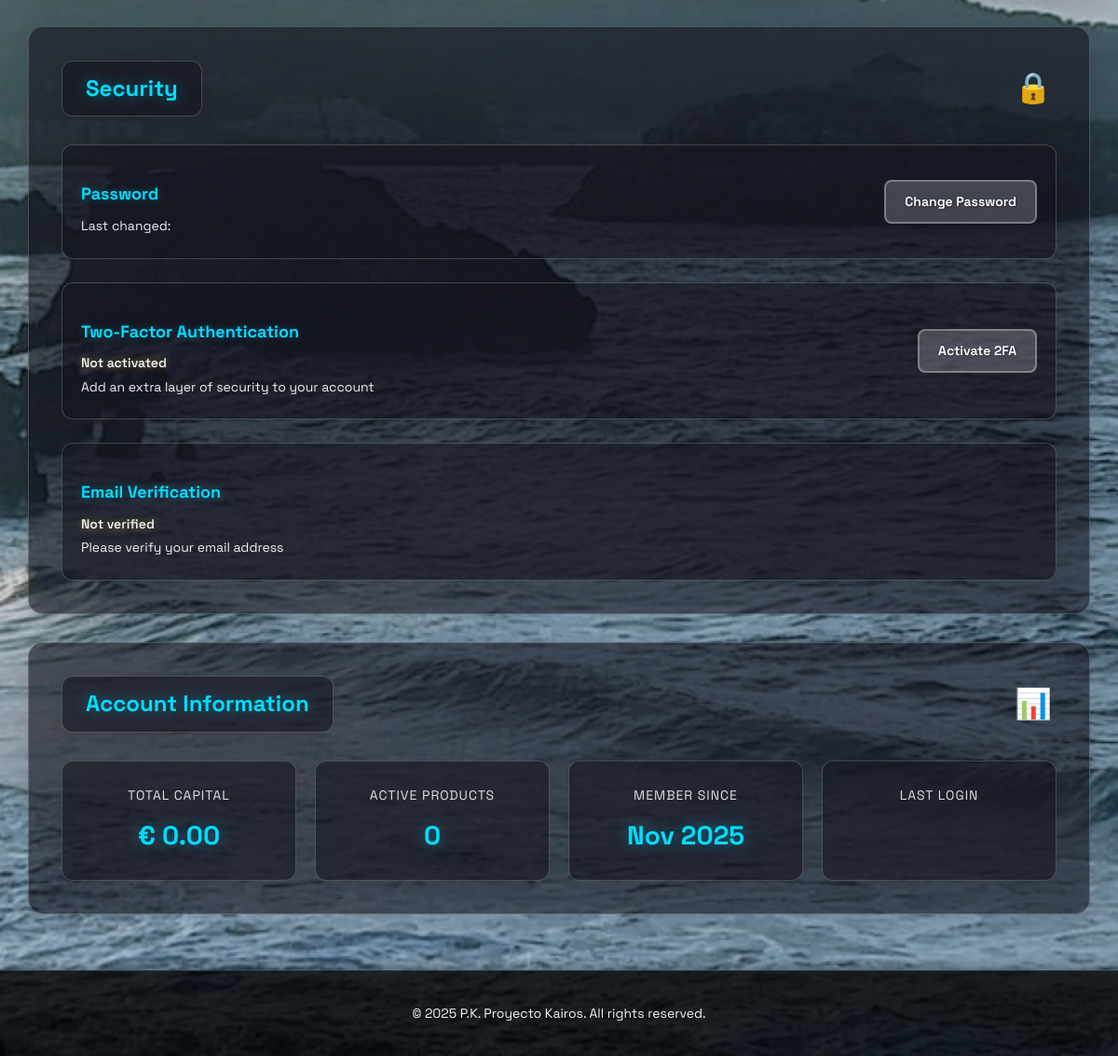
The app's page /perfil/ (signed in, lower part), older data.
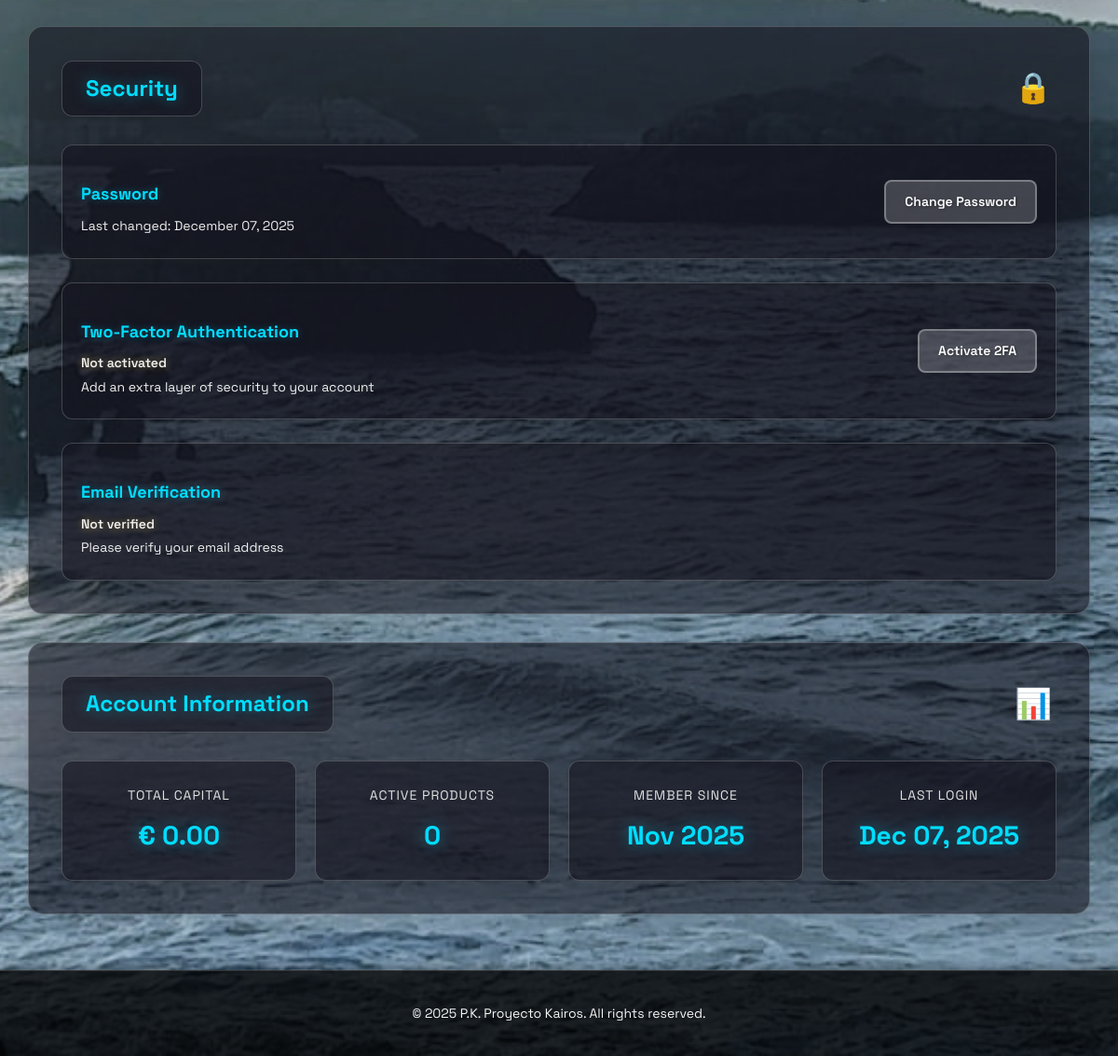
The same page, newer data.
### appKairos/models.py (models this page shows, shortened)
class Usuario(AbstractUser):
    email = models.EmailField(
        unique=True,
        db_index=True,
        verbose_name='Email',
        help_text='Email del usuario (usado para login)'
    )
    telefono = models.CharField(max_length=20, blank=True, null=True)
    fecha_registro = models.DateTimeField(auto_now_add=True)
    capital_total = models.DecimalField(
        max_digits=12,
        decimal_places=2,
        default=0,
        help_text="Capital total del usuario en euros"
    )
    email_verificado = models.BooleanField(
        default=False,
        help_text="Indica si el usuario ha verificado su email"
    )
    fecha_verificacion_email = models.DateTimeField(
        null=True,
        blank=True,
        help_text="Fecha en que se verificó el email"
    )
    tiene_2fa_activo = models.BooleanField(
        default=False,
        help_text="Indica si el usuario tiene activada la autenticación de dos factores"
    )
    secreto_2fa = models.CharField(
        max_length=32,
        blank=True,
        null=True,
        help_text="Secreto para generar códigos TOTP"
    )
    fecha_activacion_2fa = models.DateTimeField(
        null=True,
        blank=True,
        help_text="Fecha en que se activó 2FA"
    )
    codigos_respaldo_2fa = models.TextField(
        blank=True,
        null=True,
        help_text="Códigos de respaldo encriptados para 2FA (separados por comas)"
    )
    USERNAME_FIELD = 'email'
    REQUIRED_FIELDS = ['username']  # username será opcional pero requerido por AbstractUser
    class Meta:
        verbose_name = 'Usuario'
        verbose_name_plural = 'Usuarios'

### appKairos/views.py (the view)
# urls.py: path('perfil/', views.perfil_view, name='perfil'),
@login_required
def perfil_view(request):
    if request.method == 'POST':
        form = ActualizarPerfilForm(request.POST, instance=request.user)
        if form.is_valid():
            form.save()
            messages.success(request, 'Perfil actualizado exitosamente.')
            return redirect('appKairos:perfil')
    else:
        qr_code_base64 = None
        form = ActualizarPerfilForm(instance=request.user)
    return render(request, 'perfil.html', {'form': form})

### appKairos/templates/perfil.html (shortened to what this page needs)
{% extends 'base.html' %}
{% load static %}
{% block extra_css %}
<link rel="stylesheet" href="{% static 'css/perfil.css' %}">
<link rel="stylesheet" href="{% static 'css/styles.css' %}">
{% endblock %}
{% block content %}
<main class="perfil-main">
  <div class="perfil-container">
    <div class="perfil-grid">
      <section class="perfil-section">
        <div class="section-header">
          <h2>Security</h2>
          <span class="section-icon">🔒</span>
        </div>
        <div class="security-info">
          <div class="security-item">
            <div class="security-item-content">
              <h3>Password</h3>
              <p>Last changed: {{ user.last_login|date:"F d, Y" }}</p>
            </div>
            <a href="{% url 'appKairos:cambiar_password' %}" class="btn-secondary">Change Password</a>
          </div>
          <div class="security-item">
            <div class="security-item-content">
              <h3>Two-Factor Authentication</h3>
              {% if user.tiene_2fa_activo %}
                <p class="status-active">✓ Active</p>
                <p class="status-date">Activated on {{ user.fecha_activacion_2fa|date:"F d, Y" }}</p>
              {% else %}
                <p class="status-inactive">Not activated</p>
                <p>Add an extra layer of security to your account</p>
              {% endif %}
            </div>
            {% if user.tiene_2fa_activo %}
              <form method="POST" action="{% url 'appKairos:desactivar_2fa' %}" onsubmit="return confirm('Are you sure you want to disable 2FA?');">
                {% csrf_token %}
                <button type="submit" class="btn-danger">Disable 2FA</button>
              </form>
            {% else %}
              <a href="{% url 'appKairos:activar_2fa' %}" class="btn-secondary">Activate 2FA</a>
            {% endif %}
          </div>
          <div class="security-item">
            <div class="security-item-content">
              <h3>Email Verification</h3>
              {% if user.email_verificado %}
                <p class="status-active">✓ Verified</p>
                <p class="status-date">Verified on {{ user.fecha_verificacion_email|date:"F d, Y" }}</p>
              {% else %}
                <p class="status-inactive">Not verified</p>
                <p>Please verify your email address</p>
              {% endif %}
            </div>
          </div>
        </div>
      </section>
      <section class="perfil-section">
        <div class="section-header">
          <h2>Account Information</h2>
          <span class="section-icon">📊</span>
        </div>
        <div class="account-stats">
          <div class="stat-card">
            <div class="stat-label">Total Capital</div>
            <div class="stat-value">€ {{ user.capital_total|floatformat:2 }}</div>
          </div>
          <div class="stat-card">
            <div class="stat-label">Active Products</div>
            <div class="stat-value">{{ user.productos_contratados.count }}</div>
          </div>
          <div class="stat-card">
            <div class="stat-label">Member Since</div>
            <div class="stat-value">{{ user.fecha_registro|date:"M Y" }}</div>
          </div>
          <div class="stat-card">
            <div class="stat-label">Last Login</div>
            <div class="stat-value">{{ user.last_login|date:"M d, Y" }}</div>
          </div>
        </div>
      </section>
    </div>
  </div>
</main>
<footer>
  <p>© 2025 P.K. Proyecto Kairos. All rights reserved.</p>
</footer>
{% endblock %}

### appKairos/templates/base.html (shortened to what this page needs)
{% load static %}
<!DOCTYPE html>
<html lang="en">
<head>
    <link rel="stylesheet" href="{% static 'css/headerfooter.css' %}?v=final2">
    {% block extra_css %}{% endblock %}
</head>
<body>
    {% block content %}{% endblock %}
</body>
</html>

### appKairos/static/css/headerfooter.css (style rules this page uses)
footer { text-align: center; padding: 30px 20px; background: #0a0a0a; color: #888; font-size: 14px; margin-top: 60px; border-top: 1px solid #333; text-shadow: 1px 1px 3px rgba(0, 0, 0, 0.4); }

### appKairos/static/css/perfil.css (style rules this page uses)
.perfil-main { width: 100%; min-height: 80vh; }
.perfil-container { max-width: 1200px; margin: 0 auto; padding: 0 30px; text-align: center; }
.perfil-grid { display: grid; grid-template-columns: 1fr; gap: 30px; text-align: left; }
.perfil-section, .security-item, .stat-card { background: rgba(20, 20, 30, 0.6); border-radius: 16px; border: 1px solid rgba(255, 255, 255, 0.2); box-shadow: 0 8px 32px rgba(0, 0, 0, 0.1); transition: all 0.3s ease; }
.perfil-section { padding: 35px; }
.section-header { display: flex; justify-content: space-between; align-items: center; margin-bottom: 30px; padding-bottom: 0; border-bottom: none; }
.section-header h2 { font-size: 24px; color: #00ddff; text-shadow: 0 0 15px rgba(0, 180, 216, 0.5); margin: 0; background: rgba(20, 20, 30, 0.6); border: 1px solid rgba(255, 255, 255, 0.2); padding: 10px 25px; border-radius: 12px; box-shadow: 0 4px 15px rgba(0, 0, 0, 0.1); }
.section-icon { font-size: 32px; padding: 5px; }
.security-info { display: flex; flex-direction: column; gap: 25px; }
.security-item { display: flex; justify-content: space-between; align-items: center; padding: 20px; border-radius: 12px; border: 1px solid rgba(255, 255, 255, 0.2); transition: all 0.3s; }
.security-item-content h3 { font-size: 18px; color: #00ddff; margin-bottom: 8px; text-shadow: 0 0 8px rgba(0, 180, 216, 0.4); }
.security-item-content p { font-size: 14px; color: #f0f0f0; margin: 3px 0; }
.status-inactive { color: #fbbf24; font-weight: 600; text-shadow: 0 0 8px rgba(251, 191, 36, 0.4); }
.account-stats { display: grid; grid-template-columns: repeat(auto-fit, minmax(200px, 1fr)); gap: 20px; }
.stat-card { padding: 25px 20px; border-radius: 12px; border: 1px solid rgba(255, 255, 255, 0.2); text-align: center; transition: all 0.3s; }
.stat-label { font-size: 14px; color: #e0e0e0; margin-bottom: 10px; text-transform: uppercase; letter-spacing: 1px; }
.stat-value { font-size: 28px; color: #00ddff; font-weight: 700; text-shadow: 0 0 15px rgba(0, 180, 216, 0.5); }
.btn-secondary { padding: 10px 20px; background: rgba(255, 255, 255, 0.2); color: #ffffff; border: 2px solid rgba(255, 255, 255, 0.3); border-radius: 8px; font-weight: 600; font-size: 14px; cursor: pointer; transition: all 0.3s; text-decoration: none; display: inline-block; text-align: center; text-shadow: 1px 1px 3px rgba(0, 0, 0, 0.4); }

### appKairos/static/css/styles.css (style rules this page uses)
* { box-sizing: border-box; }
body, html { overflow-x: hidden; width: 100%; }
body { margin: 0; font-family: 'Space Grotesk', sans-serif; color: whitesmoke; background: url("/static/img/fondo.jpg") no-repeat center center fixed; background-size: cover; background-attachment: fixed; line-height: 1.6; }
footer { text-align: center; padding: 20px; background: rgba(0, 0, 0, 0.8); color: whitesmoke; font-size: 14px; box-shadow: 0 -4px 12px rgba(0, 0, 0, 0.3); text-shadow: 1px 1px 3px rgba(0, 0, 0, 0.4); }

Row changes from the older to the newer data that the page shows:
changed Usuario: last_login (not shown) → "December 07, 2025"; last_login (not shown) → "Dec 07, 2025"
